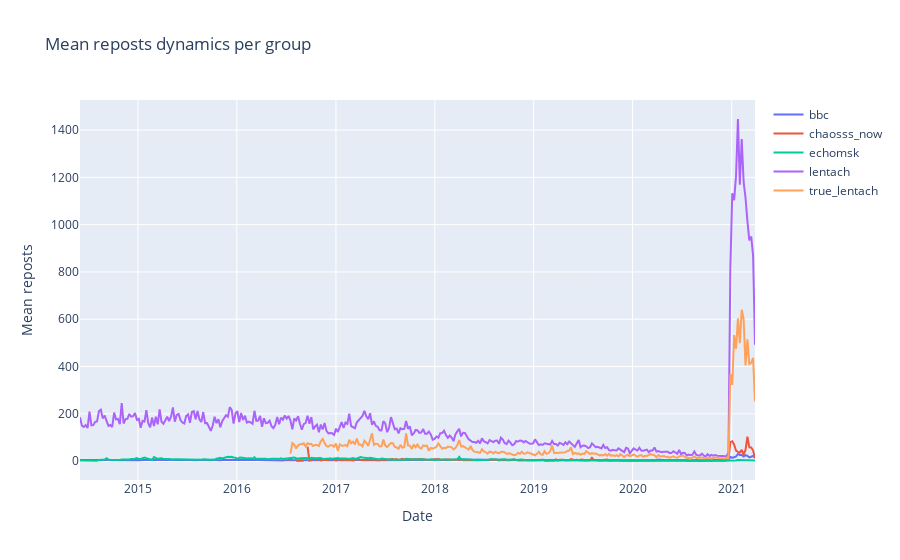

Notebook code cell kept with this figure:
### Code cell
reposts_dynamics_per_group = data.pivot_table(
    index=pd.Grouper(key='date', freq='w'), columns='group',
    values='reposts', aggfunc='mean'
)['2014-06-01': ]

trace = [
    go.Scatter(
        x=reposts_dynamics_per_group.index, 
        y=reposts_dynamics_per_group[col], name=col)
    for col in reposts_dynamics_per_group.columns
]

fig = go.Figure(
    trace, 
    layout={
        'title': 'Mean reposts dynamics per group',
        'xaxis_title': 'Date',
        'yaxis_title': 'Mean reposts'
    }
)
fig

### Figure 1 — Plotly figure (JSON) as saved in the notebook; plotly's stock layout.template omitted (floating-point values rounded to 4 significant figures; data arrays with more than 128 entries replaced by an {"elided": "..."} marker saying what was removed)
{"data": [{"name": "bbc", "type": "scatter", "x": {"elided": "357 str values"}, "y": {"elided": "357 float values"}}, {"name": "chaosss_now", "type": "scatter", "x": {"elided": "357 str values"}, "y": {"elided": "357 float values"}}, {"name": "echomsk", "type": "scatter", "x": {"elided": "357 str values"}, "y": {"elided": "357 float values"}}, {"name": "lentach", "type": "scatter", "x": {"elided": "357 str values"}, "y": {"elided": "357 float values"}}, {"name": "true_lentach", "type": "scatter", "x": {"elided": "357 str values"}, "y": {"elided": "357 float values"}}], "layout": {"title": {"text": "Mean reposts dynamics per group"}, "xaxis": {"title": {"text": "Date"}}, "yaxis": {"title": {"text": "Mean reposts"}}}}
